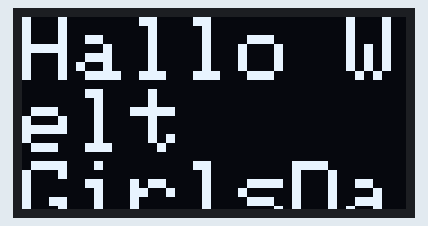
Bench run of a sketch on a simulated ESP8266 (NodeMCU). Parts: 128×64 one-colour display.

Above: at 0.1 s.

The sketch:

Text.ino
```cpp
// einfaches Beispiel um Text auf dem Display anzuzeigen

#include <ESP8266WiFi.h>
#include <ESPAsyncWebServer.h>
#include <Wire.h>
#include <Adafruit_GFX.h>
#include <Adafruit_SSD1306.h>
#include <OneWire.h>
#include <DallasTemperature.h>

// OLED-Display Parameter
#define SCREEN_WIDTH 128
#define SCREEN_HEIGHT 64
#define OLED_RESET -1
Adafruit_SSD1306 display(SCREEN_WIDTH, SCREEN_HEIGHT, &Wire, OLED_RESET);

// I2C-Pin Definitionen
#define OLED_SCL 12
#define OLED_SDA 14


void setup() {

  Wire.begin(OLED_SDA, OLED_SCL);

  display.begin(SSD1306_SWITCHCAPVCC, 0x3C);
  display.clearDisplay();
  display.setTextSize(3);
  display.setTextColor(SSD1306_WHITE);
  display.setCursor(0, 0);

// HIER TEXT ÄNDERN!!!!

  display.println("Hallo Welt");
  display.println("GirlsDay");
  display.display();


}

void loop() {

}
```
